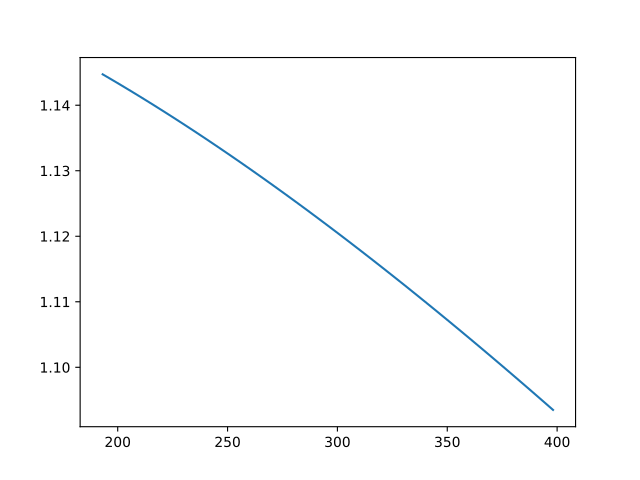

This chart was generated by the following Python code:
import matplotlib.pyplot as plt
import numpy as np


def band_gap(T, E=1.166, a=0.473e-3, b=636):
    return E - (a * T**2) / (T + b)


def celsius_to_kelvin(C):
    return C + 273.15


vband_gap = np.vectorize(band_gap)
start = celsius_to_kelvin(-80)
stop = celsius_to_kelvin(130)
x = np.arange(start, stop, 5)
E = vband_gap(x)
print(E)

plt.plot(x, E)
plt.show()
